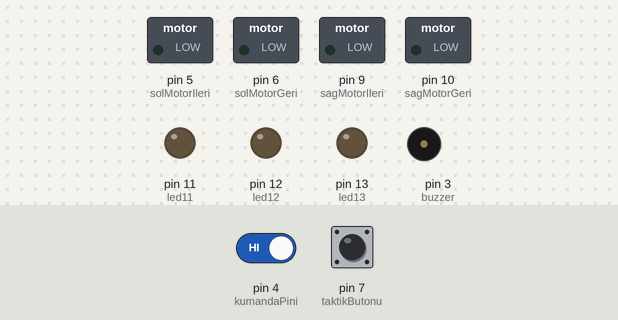
A sketch run on a simulated Arduino Uno, built with avr-gcc and run on an emulated ATmega328P. On the bench: switched loads named in the sketch (green lamp = pin HIGH), output pins drawn as LEDs (lit = HIGH), buzzer (waves = sounding, pin HIGH). Dashed ring = blinking. Inputs (shaded band) come from the test bench; at power-on: pin 4 (kumandaPini) HIGH, pin 7 (taktikButonu) HIGH.

Above: at 1.2 s.
1.3 s: pin 4 (kumandaPini) driven LOW and pin 7 (taktikButonu) driven LOW
At 2.1 s:
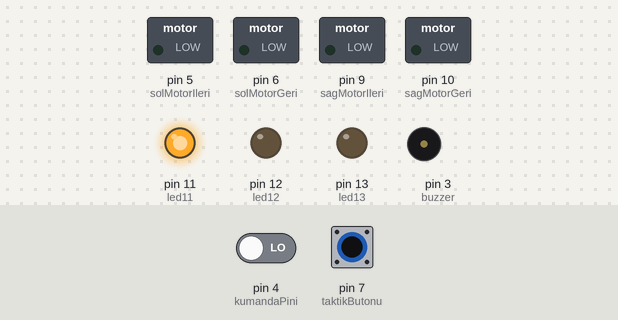
2.8 s: pin 7 (taktikButonu) pulsed HIGH 5 times (0.12 s each, 0.3 s apart)
At 3.39 s:
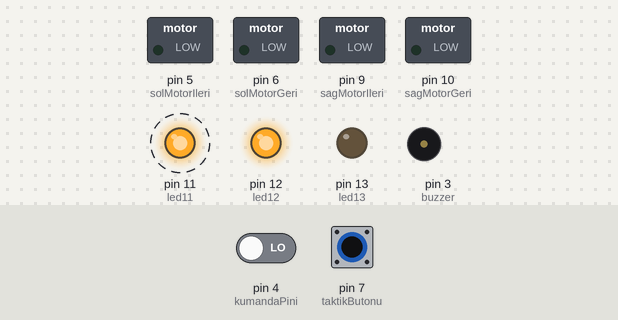
At 5.0 s:
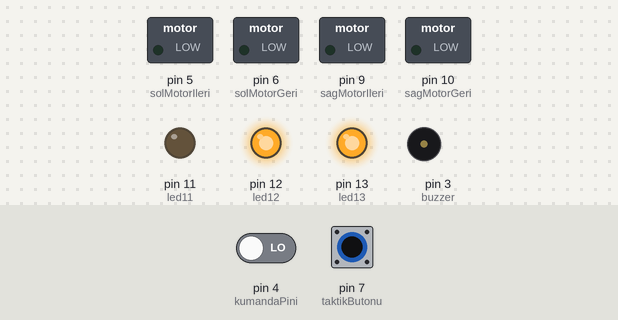
Timing chart, 0 to 6.5 s (numbered marks = the images above; inputs shaded):
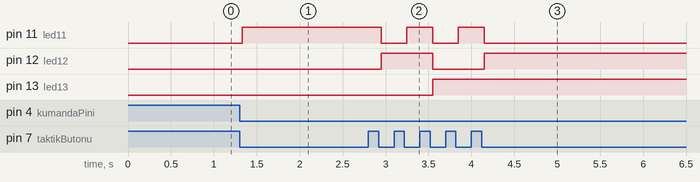

Measured:
- after the input at 1.3 s, pin 11 (led11): LOW → HIGH at once
- after the input at 2.8 s, pin 11 (led11): alternates HIGH for 0.30 s and LOW for 0.30 s, 5 changes in all, then stays LOW, starting after 0.15 s; pin 12 (led12): LOW → HIGH after 0.15 s, → LOW 0.60 s later, → HIGH 0.60 s later; pin 13 (led13): LOW → HIGH after 0.75 s

The sketch:

03_Sumo_Temel.ino
```cpp
// BU KOD MUCİT AKADEMİSİ İÇİN EMRE DEMİRÖZ HOCA TARAFINDAN HAZIRLANMIŞTIR.
// Ders: 03_Sumo_Temel
// int: tam sayı, bool: doğru/yanlış, float: ondalıklı sayı.
// millis(): kart açıldığından beri geçen milisaniye.
// Zamanlar int içine sığmaz; bu yüzden zaman için unsigned long kullanılır.
// Uzun delay yerine saati kontrol ediyoruz; kumandanın dur komutunu kaçırmayalım.
int solMotorIleri = 5; // Sol motorun ileri girişi.
int solMotorGeri = 6; // Sol motorun geri girişi.
int sagMotorIleri = 9; // Sağ motorun ileri girişi.
int sagMotorGeri = 10; // Sağ motorun geri girişi.
int taktikButonu = 7; // Basarak taktik sayısını değiştiririz.
int yonAnahtari = 2; // 0 sol, 1 sağ yönü seçer.
int led11 = 11; // 1 değerli lamba.
int led12 = 12; // 2 değerli lamba.
int led13 = 13; // 4 değerli lamba.
int buzzer = 3; // Ses çıkaran parça.
bool oncekiButon = false;
unsigned long butonDegismeZamani=0;
bool hamButon=false;
int hiziSinirla(int deger){
  return constrain(deger,-180,180);
}
void motorlariSur(int sol,int sag){
  sol=hiziSinirla(sol);
  sag=hiziSinirla(sag);
  // Once iki yonu kapat: yon degisiminde eski PWM acik kalmasin.
  analogWrite(solMotorIleri,0);
  analogWrite(solMotorGeri,0);
  analogWrite(sagMotorIleri,0);
  analogWrite(sagMotorGeri,0);
  if (sol >= 0) {
    analogWrite(solMotorIleri, sol);
  }
  else {
    analogWrite(solMotorGeri, -sol);
  }
  if (sag >= 0) {
    analogWrite(sagMotorIleri, sag);
  }
  else {
    analogWrite(sagMotorGeri, -sag);
  }
}
void pinleriHazirla(){
  pinMode(solMotorIleri, OUTPUT);
  pinMode(solMotorGeri, OUTPUT);
  pinMode(sagMotorIleri, OUTPUT);
  pinMode(sagMotorGeri, OUTPUT);
  pinMode(led11, OUTPUT);
  pinMode(led12, OUTPUT);
  pinMode(led13, OUTPUT);
  pinMode(buzzer, OUTPUT);
  pinMode(taktikButonu,INPUT_PULLUP);
  pinMode(yonAnahtari,INPUT_PULLUP);
  Serial.begin(115200);
  motorlariSur(0,0);
}
bool butonaYeniBasildi(){
  unsigned long simdi=millis();
  bool basili=digitalRead(taktikButonu)==LOW;
  if(basili!=hamButon){
    hamButon=basili;
    butonDegismeZamani=simdi;
  }
  // Son değişimden beri 30 ms geçmediyse henüz basış sayma.
  if (simdi - butonDegismeZamani < 30) {
    return false;
  }
  // Yalnız yeni basışta true döndür; basılı tutmak sayıyı artırmasın.
  bool yeniBasis = basili && oncekiButon == false;
  oncekiButon=basili;
  return yeniBasis;
}
// D11=1, D12=2, D13=4. D2 LOW=sol, HIGH=sag.
int taktikNo=0;
void taktigiGoster(){
  // led11: 1 değerli lamba.
  if (taktikNo == 1 || taktikNo == 3 || taktikNo == 5 || taktikNo == 7) {
    digitalWrite(led11, HIGH);
  }
  else {
    digitalWrite(led11, LOW);
  }
  // led12: 2 değerli lamba.
  if (taktikNo == 2 || taktikNo == 3 || taktikNo == 6 || taktikNo == 7) {
    digitalWrite(led12, HIGH);
  }
  else {
    digitalWrite(led12, LOW);
  }
  // led13: 4 değerli lamba.
  if (taktikNo == 4 || taktikNo == 5 || taktikNo == 6 || taktikNo == 7) {
    digitalWrite(led13, HIGH);
  }
  else {
    digitalWrite(led13, LOW);
  }
}
int kumandaPini=4;
// VARSAYIM: kart uzerinde dogrula.
// Yalniz cozulmus, surekli HIGH=git / LOW=dur cikisli MODUL icin.
// Ham IR alicisinin darbelerini bu kodla baslatma komutu saymayin!
bool kumandaTestiTamam=false;
// D4 testi tamamlaninca true.
bool durKomutuGoruldu=false;
unsigned long gitBaslamaZamani=0;
bool onceGitVardi=false;
bool kumandaGitDiyor(){
  bool birGeldi=digitalRead(kumandaPini)==HIGH;
  if(!birGeldi){
    durKomutuGoruldu=true;
    onceGitVardi=false;
    return false;
  }
  if(!onceGitVardi){
    onceGitVardi=true;
    gitBaslamaZamani=millis();
  }
  return kumandaTestiTamam && durKomutuGoruldu && millis()-gitBaslamaZamani>=100;
}
void kumandayiHazirla(){
  pinMode(kumandaPini,INPUT);
}
// MIDI SUMO: sadece A0/A1 Sharp, kenar sensoru YOK.
bool sensorTestiTamam=false;
// Kalibrasyonu tamamla, sonra true yap.
int solEsik=400,sagEsik=400;
int solUzakDeger=100,solYakinDeger=700,sagUzakDeger=100,sagYakinDeger=700;
// Sekiz basit hız seçeneği. D2 arama yönünü belirler.
unsigned long sonOlcumZamani=0,sonGormeZamani=0,baslamaZamani=0;
bool calisiyor=false,aramaSuresiBitti=false,sagaAra=true;
int secilenTaktik=0;
// setup: Kart açılınca yalnız bir kez çalışır.
void setup() {
  pinleriHazirla();
  kumandayiHazirla();
  taktigiGoster();
}
// loop: Kart açık kaldıkça bu adımları tekrar tekrar yapar.
void loop() {
  unsigned long simdi=millis();
  bool yeniBasis=butonaYeniBasildi();
  bool gitKomutu=kumandaGitDiyor();
  // 1. Dur komutu veya eksik test: motorları kapat.
  if(!gitKomutu || !sensorTestiTamam){
    motorlariSur(0,0);
    calisiyor=false;
    if(digitalRead(kumandaPini)==LOW){
      aramaSuresiBitti=false;
      // 2. Yalnız dururken taktik seç.
      if(yeniBasis){
        taktikNo = taktikNo + 1;
        if (taktikNo > 7) {
          taktikNo = 0;
        }
        taktigiGoster();
      }
    }
    return;
  }
  if(aramaSuresiBitti){
    motorlariSur(0,0);
    return;
  }
  // 3. Git komutunda seçimi kaydet; sürüşte değişmesin.
  if(!calisiyor){
    calisiyor=true;
    secilenTaktik=taktikNo;
    sagaAra=digitalRead(yonAnahtari)==HIGH;
    sonGormeZamani=baslamaZamani=simdi;
    sonOlcumZamani=simdi;
  }
  if(simdi-sonOlcumZamani<50)return;
  sonOlcumZamani=simdi;
  // 4. Yalnız iki Sharp sensörünü oku.
  int solOlcum = analogRead(A0);
  int sagOlcum = analogRead(A1);
  bool sol = solOlcum >= solEsik;
  bool sag = sagOlcum >= sagEsik;
  // 5. Dört durum: hiçbiri, yalnız sol, yalnız sağ, ikisi.
  if(!sol&&!sag){
    if(simdi-sonGormeZamani>=15000){
      aramaSuresiBitti=true;
      motorlariSur(0,0);
      return;
    }
    // Rakip yok: D2 ile seçtiğimiz yönde yavaşça arıyoruz.
    // Sayı 0–7 arama ve ilerleme hızını seçer. Otomatik yön değiştirmiyoruz.
    int aramaHizi = 30 + secilenTaktik * 3;
    if (sagaAra == true) {
      motorlariSur(aramaHizi, -aramaHizi);
    } else {
      motorlariSur(-aramaHizi, aramaHizi);
    }
    return;
  }
  sonGormeZamani=simdi;
  int ileriHizi = 60 + secilenTaktik * 5; // 60 ile 95 arasında.
  // İki sensör aynı anda görürse ileri gidiyoruz.
  if (sol && sag) {
    motorlariSur(ileriHizi, ileriHizi);
  }
  // Yalnız sağ sensör görürse sağa dönüyoruz.
  else if (sag) {
    motorlariSur(60, -60);
  }
  // Geriye kalan durumda yalnız sol sensör görüyor.
  else {
    motorlariSur(-60, 60);
  }
}
```
